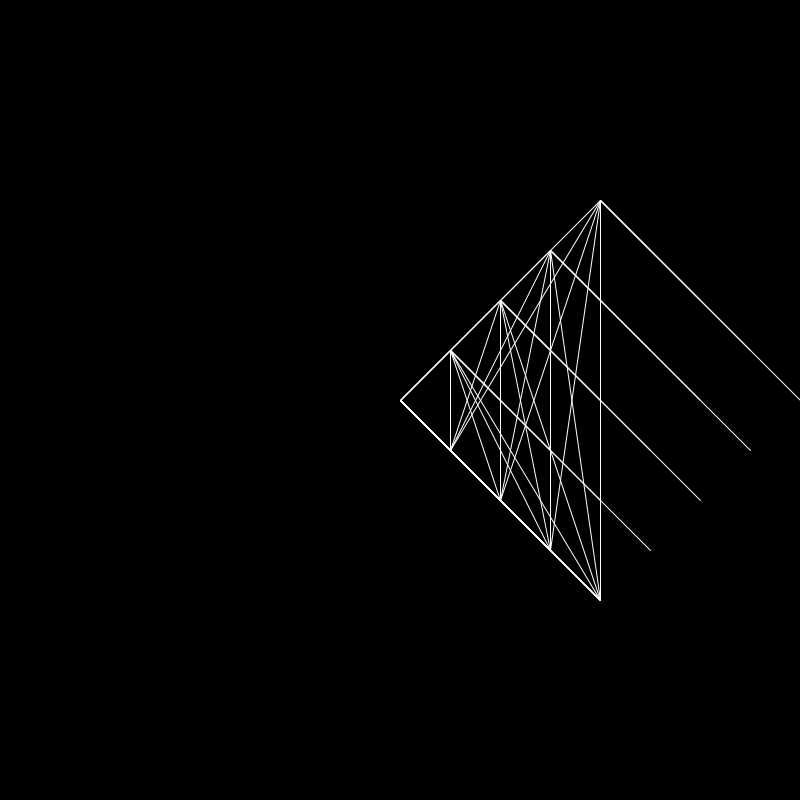
Frame 1 (no input)
Frame 60 (the mouse pressed at the canvas centre just before this capture): identical to frame 1, image omitted
Frame 120 (the mouse held since frame 60 and released just before this capture): identical to frame 1, image omitted

The Processing sketch that drew this single still picture (run headless with seeded random() and noise(); from frame 60 on, the mouse is pressed at the canvas centre):

// Processing sketch: multi_floor_translation
// ── multi_floor_translation.pde




class Map {

  ArrayList<Area> areas = new ArrayList<Area>();

  Map() {
    for (int x = 0; x < 50; x += 10) {
      for (int y = 0; y < 50; y += 10) {
        areas.add(new Area(x,y,0));
      }
    }
  }


  void draw() {
    stroke(255);
    noFill();
    translate(width / 2, height / 2);
    for (Area a : areas) {

      PVector prev = null;
      
      for (float tx = 0; tx < 1; tx += 0.5) {
        for (float ty = 0; ty < 1; ty += 0.5) {
          PVector p = a.toScreen(tx,ty);
       
          if (prev != null) {
            line(p.x, p.y, prev.x, prev.y);
          }
          
          prev = p;
          
        }
        
      }
      
      
      //float x0 = (width / 4) + (a.pos.x);
      //float y0 = (height / 2) -(a.pos.z);
      //PVector a0 = new PVector(x0, y0);

      //ellipse(a0.x, a0.y, 2, 2);

      //PVector a1 = a0.copy().add(PVector.fromAngle(-PI/8).mult(a.dims.x));
      //ellipse(a1.x, a1.y, 2, 2);

      //PVector a2 = a0.copy().add(PVector.fromAngle(0).mult(2 * a.dims.x * cos(PI/8)));
      //ellipse(a2.x, a2.y, 2, 2);      

      //PVector a3 = a0.copy().add(PVector.fromAngle(PI/8).mult(a.dims.x));
      //ellipse(a3.x, a3.y, 2, 2);
      
      //fill(255,64);
      //beginShape();
      //vertex(a0.x, a0.y);
      //vertex(a1.x, a1.y);
      //vertex(a2.x, a2.y);
      //vertex(a3.x, a3.y);
      //endShape(CLOSE);
      
    }
  }
}

Map map;
void setup() {
  size(800, 800);
  map = new Map();
}



void draw() {
  background(0);
  map.draw();
}

// ── Area.pde
class Area {

  PVector pos;
  PVector dims;

  Area(float x, float y, float z) {
    pos = new PVector(x,y,z);
    dims = new PVector(10, 10, 5);
  }
  
  
  PVector toScreen(float x, float y) {
    
    x *= dims.x;
    y *= dims.y;
    PVector p = new PVector();
    
    
    float sx = (pos.x * x) + (pos.y * y);
    float sy = -(pos.x * x) + (pos.y * y) + (pos.z * dims.z);
    
    
    
    p.set(sx, sy);
    
    return p;
  }
}
